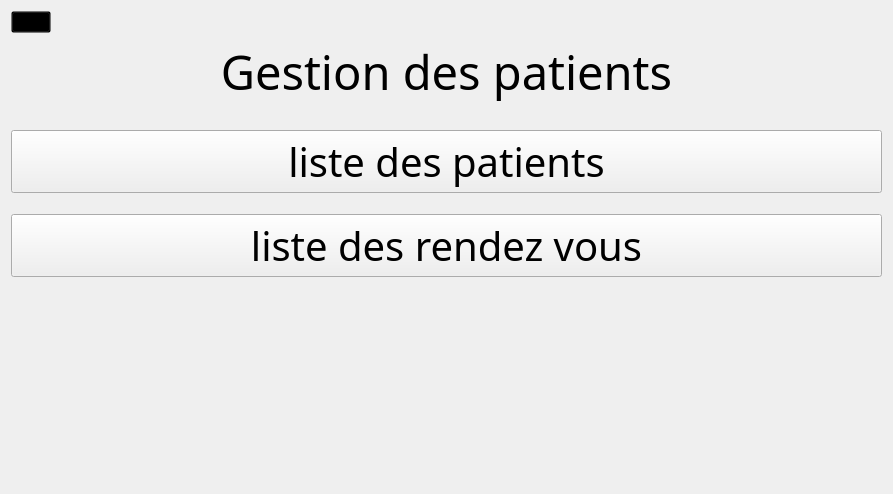
      <widget class="QWidget" name="menuPatient">
       <property name="sizePolicy">
        <sizepolicy hsizetype="Preferred" vsizetype="Preferred">
         <horstretch>0</horstretch>
         <verstretch>0</verstretch>
        </sizepolicy>
       </property>
       <property name="layoutDirection">
        <enum>Qt::LeftToRight</enum>
       </property>
       <layout class="QVBoxLayout" name="verticalLayout_3">
        <item>
         <widget class="QPushButton" name="pushButton_menu_2">
          <property name="maximumSize">
           <size>
            <width>40</width>
            <height>16777215</height>
           </size>
          </property>
          <property name="cursor">
           <cursorShape>PointingHandCursor</cursorShape>
          </property>
          <property name="styleSheet">
           <string notr="true">background-color:transparent;</string>
          </property>
          <property name="text">
           <string/>
          </property>
          <property name="icon">
           <iconset resource="pics.qrc">
            <normaloff>:/pics/pics/Home.png</normaloff>:/pics/pics/Home.png</iconset>
          </property>
          <property name="iconSize">
           <size>
            <width>30</width>
            <height>30</height>
           </size>
          </property>
         </widget>
        </item>
        <item>
         <widget class="QLabel" name="label_GestionDesPatients">
          <property name="sizePolicy">
           <sizepolicy hsizetype="Preferred" vsizetype="Preferred">
            <horstretch>0</horstretch>
            <verstretch>0</verstretch>
           </sizepolicy>
          </property>
          <property name="font">
           <font>
            <family>Quicksand SemiBold</family>
            <pointsize>35</pointsize>
            <weight>50</weight>
            <italic>false</italic>
            <bold>false</bold>
            <underline>false</underline>
            <strikeout>false</strikeout>
            <kerning>true</kerning>
           </font>
          </property>
          <property name="text">
           <string>Gestion des patients</string>
          </property>
          <property name="alignment">
           <set>Qt::AlignCenter</set>
          </property>
         </widget>
        </item>
        <item>
         <spacer name="horizontalSpacer_5">
          <property name="orientation">
           <enum>Qt::Horizontal</enum>
          </property>
          <property name="sizeHint" stdset="0">
           <size>
            <width>871</width>
            <height>20</height>
           </size>
          </property>
         </spacer>
        </item>
        <item>
         <widget class="QPushButton" name="menu_listePatients">
          <property name="sizePolicy">
           <sizepolicy hsizetype="Preferred" vsizetype="Preferred">
            <horstretch>0</horstretch>
            <verstretch>0</verstretch>
           </sizepolicy>
          </property>
          <property name="font">
           <font>
            <family>Quicksand SemiBold</family>
            <pointsize>30</pointsize>
            <weight>50</weight>
            <bold>false</bold>
           </font>
          </property>
          <property name="cursor">
           <cursorShape>PointingHandCursor</cursorShape>
          </property>
          <property name="text">
           <string>liste des patients</string>
          </property>
         </widget>
        </item>
        <item>
         <spacer name="verticalSpacer">
          <property name="orientation">
           <enum>Qt::Horizontal</enum>
          </property>
          <property name="sizeHint" stdset="0">
           <size>
            <width>871</width>
            <height>15</height>
           </size>
          </property>
         </spacer>
        </item>
        <item>
         <widget class="QPushButton" name="menu_listeRendezVous">
          <property name="sizePolicy">
           <sizepolicy hsizetype="Preferred" vsizetype="Preferred">
            <horstretch>0</horstretch>
            <verstretch>0</verstretch>
           </sizepolicy>
          </property>
          <property name="font">
           <font>
            <family>Quicksand SemiBold</family>
            <pointsize>30</pointsize>
            <weight>50</weight>
            <bold>false</bold>
           </font>
          </property>
          <property name="cursor">
           <cursorShape>PointingHandCursor</cursorShape>
          </property>
          <property name="text">
           <string>liste des rendez vous</string>
          </property>
         </widget>
        </item>
        <item>
         <layout class="QHBoxLayout" name="horizontalLayout_2">
          <item>
           <spacer name="horizontalSpacer">
            <property name="orientation">
             <enum>Qt::Horizontal</enum>
            </property>
            <property name="sizeType">
             <enum>QSizePolicy::MinimumExpanding</enum>
            </property>
            <property name="sizeHint" stdset="0">
             <size>
              <width>40</width>
              <height>20</height>
             </size>
            </property>
           </spacer>
          </item>
          <item>
           <widget class="QLabel" name="Logo_gif">
            <property name="sizePolicy">
             <sizepolicy hsizetype="Preferred" vsizetype="Preferred">
              <horstretch>0</horstretch>
              <verstretch>0</verstretch>
             </sizepolicy>
            </property>
            <property name="minimumSize">
             <size>
              <width>250</width>
              <height>200</height>
             </size>
            </property>
            <property name="sizeIncrement">
             <size>
              <width>0</width>
              <height>0</height>
             </size>
            </property>
            <property name="layoutDirection">
             <enum>Qt::LeftToRight</enum>
            </property>
            <property name="text">
             <string/>
            </property>
            <property name="scaledContents">
             <bool>false</bool>
            </property>
            <property name="alignment">
             <set>Qt::AlignCenter</set>
            </property>
           </widget>
          </item>
          <item>
           <spacer name="horizontalSpacer_2">
            <property name="orientation">
             <enum>Qt::Horizontal</enum>
            </property>
            <property name="sizeType">
             <enum>QSizePolicy::MinimumExpanding</enum>
            </property>
            <property name="sizeHint" stdset="0">
             <size>
              <width>40</width>
              <height>20</height>
             </size>
            </property>
           </spacer>
          </item>
         </layout>
        </item>
       </layout>
      </widget>
